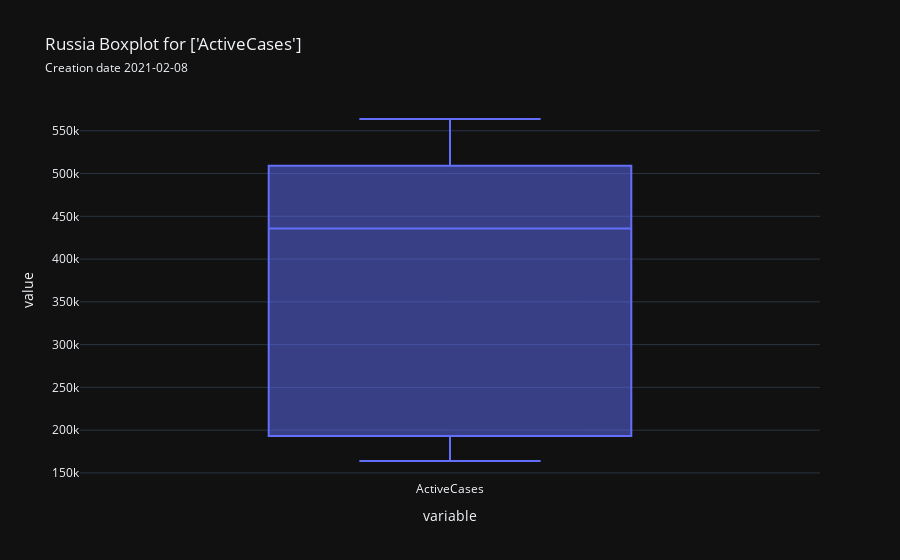

Notebook code for this chart:
### Markdown cell above
#### Measures Boxplot

### Code cell
country.boxplot(['ActiveCases'], save=True)

### Figure 1 — Plotly figure (JSON) as saved in the notebook; plotly's stock layout.template omitted (floating-point values rounded to 4 significant figures; data arrays with more than 128 entries replaced by an {"elided": "..."} marker saying what was removed)
{"data": [{"alignmentgroup": "True", "hovertemplate": "variable=%{x}<br>value=%{y}<extra></extra>", "legendgroup": "", "marker": {"color": "#636efa"}, "name": "", "notched": false, "offsetgroup": "", "orientation": "v", "quartilemethod": "exclusive", "showlegend": false, "type": "box", "x": {"elided": "174 str values"}, "x0": " ", "xaxis": "x", "y": {"elided": "174 int values"}, "y0": " ", "yaxis": "y"}], "layout": {"boxmode": "group", "legend": {"tracegroupgap": 0}, "title": {"text": "Russia Boxplot for ['ActiveCases']<br><span style='font-size: 12px;'>Creation date 2021-02-08</span>"}, "xaxis": {"anchor": "y", "domain": [0.0, 1.0], "title": {"text": "variable"}}, "yaxis": {"anchor": "x", "domain": [0.0, 1.0], "title": {"text": "value"}}}}
